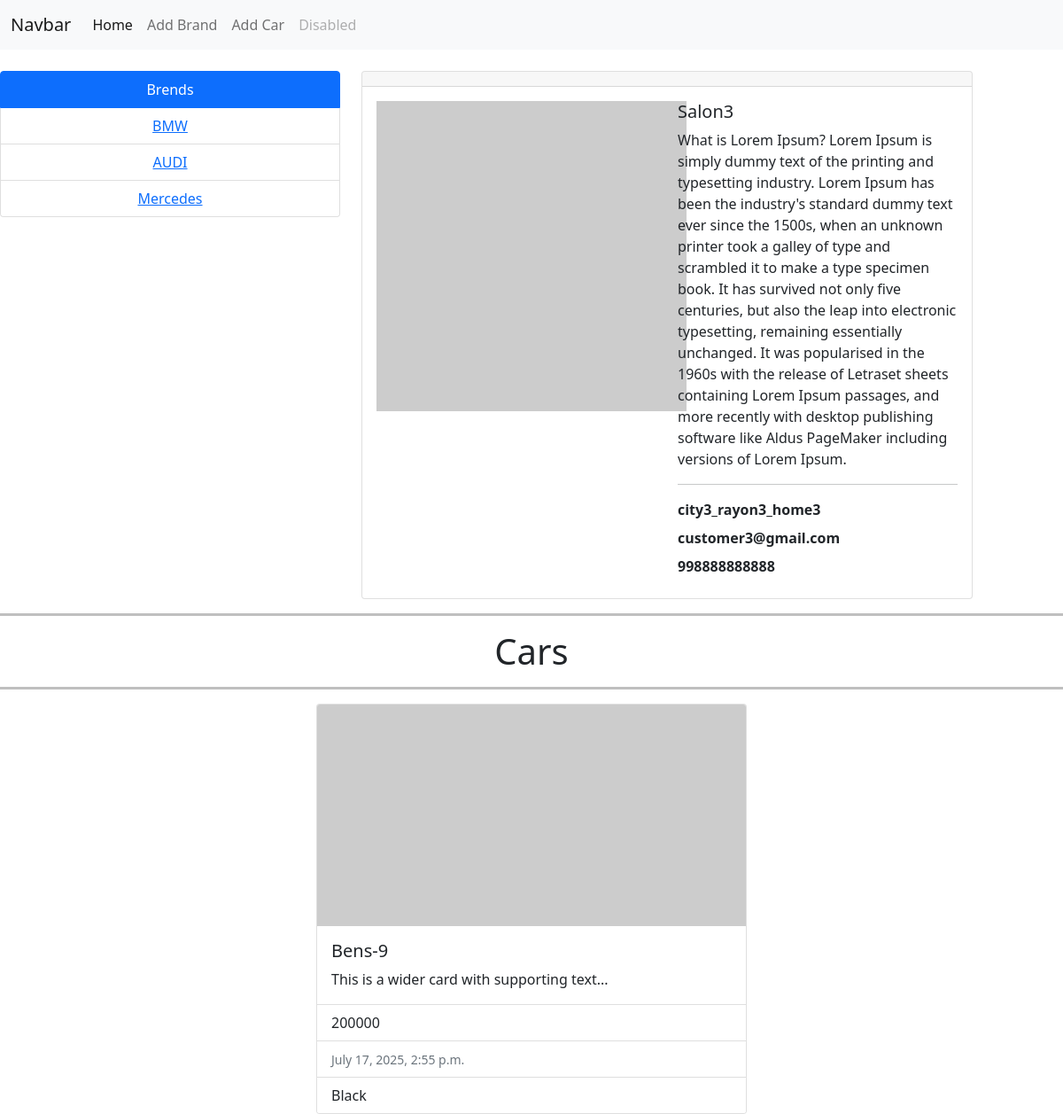
The app's page /app1/salon/3/ with its own data.
### configapp/models.py (models this page shows, shortened)
class Brand(models.Model):
    title=models.CharField(max_length=50)
    create_ed=models.DateTimeField(auto_now_add=True)
    update_ed=models.DateTimeField(auto_now_add=True)
    context=models.TextField()

class Avtosalon(models.Model):
    title=models.CharField(max_length=50)
    context=models.TextField()
    email=models.CharField(max_length=50)
    phone=models.CharField(max_length=15)
    address=models.CharField(max_length=60)
    image = models.ImageField(upload_to='photo/%Y/%m/%d/')

class Car(models.Model):
    salon=models.ForeignKey(Avtosalon,on_delete=models.CASCADE)
    brand=models.ForeignKey(Brand,on_delete=models.CASCADE)
    model=models.CharField(max_length=20)
    price=models.IntegerField()
    year=models.DateTimeField()
    color=models.CharField(max_length=10)

### configapp/views.py (the view)
# urls.py: path("salon/<int:pk>/",salonlar,name='salon'),
def salonlar(request,pk):
    car=Car.objects.filter(salon_id=pk)
    brand=Brand.objects.all()
    salon=Avtosalon.objects.get(pk=pk)
    context={
        "car":car,
        "brand":brand,
        "salon":salon
    }
    return render(request,"salon.html",context=context)

### configapp/templates/salon.html (shortened to what this page needs)
<!DOCTYPE html>
<html lang="en">
<head>
</head>
<body>
<nav class="navbar navbar-expand-lg navbar-light bg-light">
  <div class="container-fluid">
    <a class="navbar-brand" href="#">Navbar</a>
    <div class="collapse navbar-collapse" id="navbarNav">
      <ul class="navbar-nav">
        <li class="nav-item">
          <a class="nav-link active" aria-current="page" href="{% url 'home' %}">Home</a>
        </li>
        <li class="nav-item">
          <a class="nav-link" href="{% url 'add_brand' %}">Add Brand</a>
        </li>
        <li class="nav-item">
          <a class="nav-link" href="{% url 'add_car' %}">Add Car</a>
        </li>
        <li class="nav-item">
          <a class="nav-link disabled" href="#" tabindex="-1" aria-disabled="true">Disabled</a>
        </li>
      </ul>
    </div>
  </div>
</nav>
<div class="row">
    <div class="col-4">
        <ul class="list-group text-center mt-4">
          <li class="list-group-item active" aria-current="true">Brends</li>
            {%for item in brand%}
            <li class="list-group-item"><a href="{% url 'brand' pk=item.pk%}">{{item.title}}</a></li>
            {% endfor%}
        </ul>
    </div>
    <div class="col-7">
        <div class="card mt-4 ">
            <div class="card-header ">
            </div>
            <div class="card-body">
                <div class="row">
                    <div class="col-6">
                        {% if salon.image %}
                        <img src="{{salon.photo.url}}" alt="" width="300">
                        {% else %}
                        <img src="https://picsum.photos/200" alt="" width="350">
                        {% endif %}
                    </div>
                    <div class="col-6">
                        <h5 class="card-title">{{salon.title}}</h5>
                        <p class="card-text">{{salon.context}}</p>
                        <hr>
                        <p class="card-title"><strong>{{salon.address}}</strong></p>
                        <p class="card-title"><strong>{{salon.email}}</strong></p>
                        <p class="card-title"><strong>{{salon.phone}}</strong></p>
                    </div>
                </div>
            </div>
        </div>
    </div>
</div>
<hr style="height: 3px; background-color: #000; border: none;">
<h1 class="text-center">Cars</h1>
<hr style="height: 3px; background-color: #000; border: none;">
<div class="row justify-content-center">
    {% for item in car %}
    <div class="col-5 ">
        <div class="card">
            <img src="https://picsum.photos/200" class="card-img-top" alt="..." width="300" height="250">
            <div class="card-body">
              <h5 class="card-title">{{ item.model }}</h5>
              <p class="card-text">This is a wider card with supporting text...</p>
            </div>
            <ul class="list-group list-group-flush">
              <li class="list-group-item">{{ item.price }}</li>
              <li class="list-group-item"><small class="text-muted">{{ item.year }}</small></li>
              <li class="list-group-item">{{ item.color }}</li>
            </ul>
          </div>
        </div>
    {% endfor %}
</div>
<link href="https://cdn.jsdelivr.net/npm/bootstrap@5.0.2/dist/css/bootstrap.min.css" rel="stylesheet">
</body>
</html>

### records on screen
Brand: title "BMW"
Brand: title "AUDI"
Brand: title "Mercedes"
Avtosalon: title "Salon3", context "What is Lorem Ipsum? Lorem Ipsum is simply dummy text of the printing and typesetting industry. Lorem Ipsum has been the industry's standard dummy text ever since the 1500s, when an unknown printer took a galley of type and scrambled it to make a type specimen book. It has survived not only five centuries, but also the leap into electronic typesetting, remaining essentially unchanged. It was popularised in the 1960s with the release of Letraset sheets containing Lorem Ipsum passages, and more recently with desktop publishing software like Aldus PageMaker including versions of Lorem Ipsum.", address "city3_rayon3_home3", email "customer3@gmail.com", phone "998888888888"
Car: model "Bens-9", price "200000", year "July 17, 2025, 2:55 p.m.", color "Black"
